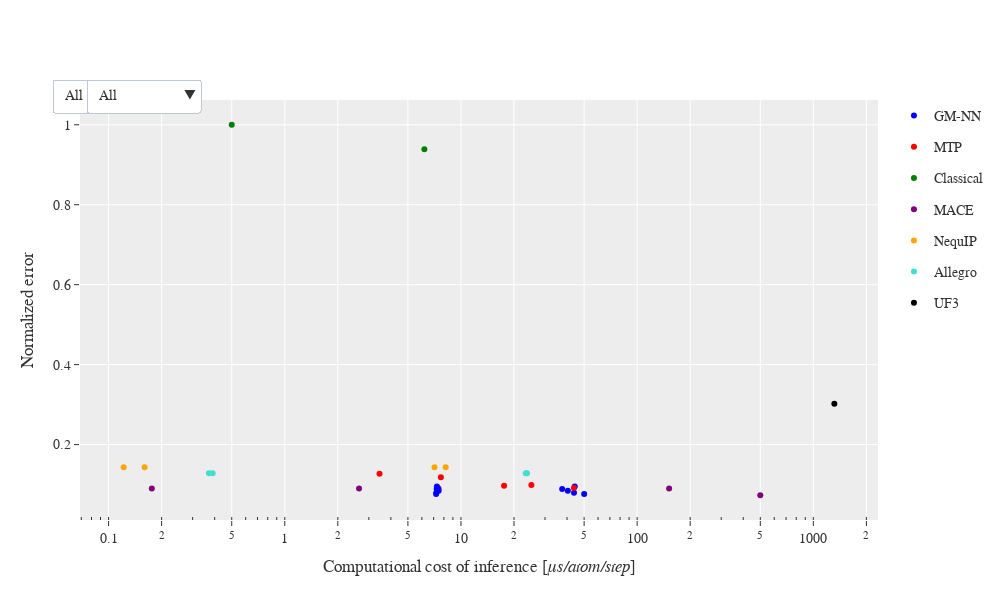

This figure's notebook cell:
### Code cell
# Add dropdown

lst_eng, lst_md = produce_buttons(df, traces)
fig.update_layout(
    updatemenus=[
        dict(
            buttons=lst_eng,
            direction="down",
            x=0.05,
            y=1.05
            #type = "buttons",
            #active=0
        ),
        dict(
            buttons=lst_md,
            direction="down",
            x=0.15,
            y=1.05
            #type = "buttons",
            #active=0
        )
    ]
)

# fig.update_layout(
#     annotations=[
#         dict(text="Engine", x=0, xref="paper", y=1.1, yref="paper",
#                              align="left", showarrow=False),
#         dict(text="MD Suite", x=0.075, xref="paper", y=1.1,
#                              yref="paper", showarrow=False)])

### Figure 1 — Plotly figure (JSON) as saved in the notebook; plotly's stock layout.template omitted (floating-point values rounded to 4 significant figures)
{"data": [{"hovertemplate": "%{text}<br>Computational cost: %{x} μs<br>Normalized error: %{y}", "legendgroup": "GM-NN", "marker": {"color": ["blue", "blue", "blue", "blue", "blue"]}, "mode": "markers", "name": "GM-NN", "text": ["593-512-512-1<br>Engine: LAMMPS-CPU", "593-128-128-1<br>Engine: LAMMPS-CPU", "593-32-32-1<br>Engine: LAMMPS-CPU", "360-512-512-1<br>Engine: LAMMPS-CPU", "910-512-512-1<br>Engine: LAMMPS-CPU"], "type": "scatter", "x": [43.81, 40.42, 37.54, 44.25, 50.04], "y": [0.07977, 0.0845, 0.08864, 0.09512, 0.07621]}, {"hovertemplate": "%{text}<br>Computational cost: %{x} μs<br>Normalized error: %{y}", "legendgroup": "MTP", "marker": {"color": ["red", "red", "red", "red", "red"]}, "mode": "markers", "name": "MTP", "text": ["lev16<br>Engine: LAMMPS-CPU", "lev20<br>Engine: LAMMPS-CPU", "lev24<br>Engine: LAMMPS-CPU", "lev26<br>Engine: LAMMPS-CPU", "lev28<br>Engine: LAMMPS-CPU"], "type": "scatter", "x": [3.45, 7.69, 17.57, 25.1, 43.78], "y": [0.127, 0.1182, 0.09703, 0.09907, 0.09132]}, {"hovertemplate": "%{text}<br>Computational cost: %{x} μs<br>Normalized error: %{y}", "legendgroup": "Classical", "marker": {"color": ["green", "green"]}, "mode": "markers", "name": "Classical", "text": [" EAM<br>Engine: LAMMPS-CPU", " MEAM<br>Engine: LAMMPS-CPU"], "type": "scatter", "x": [0.5, 6.2], "y": [1, 0.939]}, {"hovertemplate": "%{text}<br>Computational cost: %{x} μs<br>Normalized error: %{y}", "legendgroup": "MACE", "marker": {"color": ["purple"]}, "mode": "markers", "name": "MACE", "text": ["Standard<br>Engine: LAMMPS-CPU"], "type": "scatter", "x": [151.9], "y": [0.08998]}, {"hovertemplate": "%{text}<br>Computational cost: %{x} μs<br>Normalized error: %{y}", "legendgroup": "NequIP", "marker": {"color": ["orange"]}, "mode": "markers", "name": "NequIP", "text": ["Standard<br>Engine: LAMMPS-CPU"], "type": "scatter", "x": [7.077], "y": [0.1434]}, {"hovertemplate": "%{text}<br>Computational cost: %{x} μs<br>Normalized error: %{y}", "legendgroup": "Allegro", "marker": {"color": ["turquoise"]}, "mode": "markers", "name": "Allegro", "text": ["Standard<br>Engine: LAMMPS-CPU"], "type": "scatter", "x": [23.32], "y": [0.1285]}, {"hovertemplate": "%{text}<br>Computational cost: %{x} μs<br>Normalized error: %{y}", "legendgroup": "MACE", "marker": {"color": ["purple"]}, "mode": "markers", "name": "MACE", "showlegend": false, "text": ["Reference<br>Engine: MLP Toolkit-CPU"], "type": "scatter", "x": [500], "y": [0.07329]}, {"hovertemplate": "%{text}<br>Computational cost: %{x} μs<br>Normalized error: %{y}", "legendgroup": "MACE", "marker": {"color": ["purple"]}, "mode": "markers", "name": "MACE", "showlegend": false, "text": ["Standard<br>Engine: ASE-CPU"], "type": "scatter", "x": [7.465], "y": [0.08998]}, {"hovertemplate": "%{text}<br>Computational cost: %{x} μs<br>Normalized error: %{y}", "legendgroup": "NequIP", "marker": {"color": ["orange"]}, "mode": "markers", "name": "NequIP", "showlegend": false, "text": ["Standard<br>Engine: ASE-CPU"], "type": "scatter", "x": [8.191], "y": [0.1434]}, {"hovertemplate": "%{text}<br>Computational cost: %{x} μs<br>Normalized error: %{y}", "legendgroup": "Allegro", "marker": {"color": ["turquoise"]}, "mode": "markers", "name": "Allegro", "showlegend": false, "text": ["Standard<br>Engine: ASE-CPU"], "type": "scatter", "x": [23.71], "y": [0.1285]}, {"hovertemplate": "%{text}<br>Computational cost: %{x} μs<br>Normalized error: %{y}", "legendgroup": "UF3", "marker": {"color": ["black"]}, "mode": "markers", "name": "UF3", "text": ["Standard<br>Engine: ASE-CPU"], "type": "scatter", "x": [1316.0], "y": [0.3021]}, {"hovertemplate": "%{text}<br>Computational cost: %{x} μs<br>Normalized error: %{y}", "legendgroup": "GM-NN", "marker": {"color": ["blue", "blue", "blue", "blue", "blue"]}, "mode": "markers", "name": "GM-NN", "showlegend": false, "text": ["593-512-512-1<br>Engine: LAMMPS-GPU", "593-128-128-1<br>Engine: LAMMPS-GPU", "593-32-32-1<br>Engine: LAMMPS-GPU", "360-512-512-1<br>Engine: LAMMPS-GPU", "910-512-512-1<br>Engine: LAMMPS-GPU"], "type": "scatter", "x": [7.25, 7.47, 7.28, 7.3, 7.23], "y": [0.07977, 0.0845, 0.08864, 0.09512, 0.07621]}, {"hovertemplate": "%{text}<br>Computational cost: %{x} μs<br>Normalized error: %{y}", "legendgroup": "MACE", "marker": {"color": ["purple"]}, "mode": "markers", "name": "MACE", "showlegend": false, "text": ["Standard<br>Engine: LAMMPS-GPU"], "type": "scatter", "x": [2.639], "y": [0.08998]}, {"hovertemplate": "%{text}<br>Computational cost: %{x} μs<br>Normalized error: %{y}", "legendgroup": "NequIP", "marker": {"color": ["orange"]}, "mode": "markers", "name": "NequIP", "showlegend": false, "text": ["Standard<br>Engine: LAMMPS-GPU"], "type": "scatter", "x": [0.1218], "y": [0.1434]}, {"hovertemplate": "%{text}<br>Computational cost: %{x} μs<br>Normalized error: %{y}", "legendgroup": "Allegro", "marker": {"color": ["turquoise"]}, "mode": "markers", "name": "Allegro", "showlegend": false, "text": ["Standard<br>Engine: LAMMPS-GPU"], "type": "scatter", "x": [0.3713], "y": [0.1285]}, {"hovertemplate": "%{text}<br>Computational cost: %{x} μs<br>Normalized error: %{y}", "legendgroup": "MACE", "marker": {"color": ["purple"]}, "mode": "markers", "name": "MACE", "showlegend": false, "text": ["Standard<br>Engine: ASE-GPU"], "type": "scatter", "x": [0.1759], "y": [0.08998]}, {"hovertemplate": "%{text}<br>Computational cost: %{x} μs<br>Normalized error: %{y}", "legendgroup": "NequIP", "marker": {"color": ["orange"]}, "mode": "markers", "name": "NequIP", "showlegend": false, "text": ["Standard<br>Engine: ASE-GPU"], "type": "scatter", "x": [0.1602], "y": [0.1434]}, {"hovertemplate": "%{text}<br>Computational cost: %{x} μs<br>Normalized error: %{y}", "legendgroup": "Allegro", "marker": {"color": ["turquoise"]}, "mode": "markers", "name": "Allegro", "showlegend": false, "text": ["Standard<br>Engine: ASE-GPU"], "type": "scatter", "x": [0.3896], "y": [0.1285]}], "layout": {"font": {"family": "Serif", "size": 14}, "height": 600, "updatemenus": [{"buttons": [{"args": [{"visible": [true, true, true, true, true, true, true, true, true, true, true, true, true, true, true, true, true, true]}], "label": "All", "method": "update"}, {"args": [{"visible": [true, true, true, true, true, true, true, true, true, true, true, false, false, false, false, false, false, false]}], "label": "CPU", "method": "update"}, {"args": [{"visible": [false, false, false, false, false, false, false, false, false, false, false, true, true, true, true, true, true, true]}], "label": "GPU", "method": "update"}], "direction": "down", "x": 0.05, "y": 1.05}, {"buttons": [{"args": [{"visible": [true, true, true, true, true, true, true, true, true, true, true, true, true, true, true, true, true, true]}], "label": "All", "method": "update"}, {"args": [{"visible": [true, true, true, true, true, true, false, false, false, false, false, true, true, true, true, false, false, false]}], "label": "LAMMPS", "method": "update"}, {"args": [{"visible": [false, false, false, false, false, false, true, false, false, false, false, false, false, false, false, false, false, false]}], "label": "MLP Toolkit", "method": "update"}, {"args": [{"visible": [false, false, false, false, false, false, false, true, true, true, true, false, false, false, false, true, true, true]}], "label": "ASE", "method": "update"}], "direction": "down", "x": 0.15, "y": 1.05}], "width": 1000, "xaxis": {"minor": {"ticks": "inside"}, "title": {"text": "Computational cost of inference [<i>μs/atom/step</i>]"}, "type": "log"}, "yaxis": {"title": {"text": "Normalized error"}}}}
